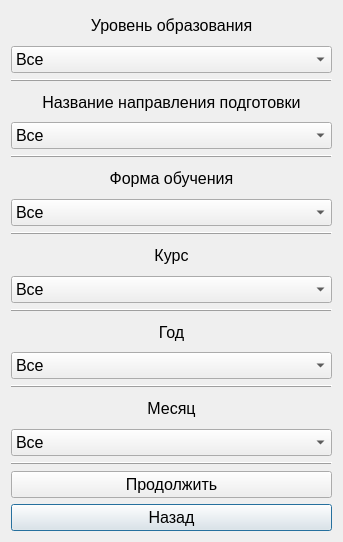
<?xml version="1.0" encoding="UTF-8"?>
<ui version="4.0">
 <class>Dialog</class>
 <widget class="QDialog" name="Dialog">
  <property name="geometry">
   <rect>
    <x>0</x>
    <y>0</y>
    <width>343</width>
    <height>542</height>
   </rect>
  </property>
  <property name="minimumSize">
   <size>
    <width>343</width>
    <height>542</height>
   </size>
  </property>
  <property name="maximumSize">
   <size>
    <width>343</width>
    <height>542</height>
   </size>
  </property>
  <property name="windowTitle">
   <string>StudInStudOut</string>
  </property>
  <property name="windowIcon">
   <iconset>
    <normaloff>Изображения/free-icon-binder-4624080.png</normaloff>Изображения/free-icon-binder-4624080.png</iconset>
  </property>
  <layout class="QGridLayout" name="gridLayout_2">
   <item row="0" column="0">
    <layout class="QGridLayout" name="gridLayout">
     <item row="16" column="1">
      <widget class="QLabel" name="month_label_md">
       <property name="font">
        <font>
         <pointsize>12</pointsize>
        </font>
       </property>
       <property name="text">
        <string>Месяц</string>
       </property>
       <property name="alignment">
        <set>Qt::AlignCenter</set>
       </property>
      </widget>
     </item>
     <item row="1" column="1">
      <widget class="QLabel" name="loe_label_md">
       <property name="font">
        <font>
         <pointsize>12</pointsize>
        </font>
       </property>
       <property name="text">
        <string>Уровень образования</string>
       </property>
       <property name="alignment">
        <set>Qt::AlignCenter</set>
       </property>
      </widget>
     </item>
     <item row="11" column="1">
      <widget class="QComboBox" name="course_combo_box_md">
       <property name="font">
        <font>
         <pointsize>12</pointsize>
        </font>
       </property>
       <item>
        <property name="text">
         <string>Все</string>
        </property>
       </item>
       <item>
        <property name="text">
         <string>1</string>
        </property>
       </item>
       <item>
        <property name="text">
         <string>2</string>
        </property>
       </item>
       <item>
        <property name="text">
         <string>3</string>
        </property>
       </item>
       <item>
        <property name="text">
         <string>4</string>
        </property>
       </item>
       <item>
        <property name="text">
         <string>5</string>
        </property>
       </item>
       <item>
        <property name="text">
         <string>6</string>
        </property>
       </item>
      </widget>
     </item>
     <item row="15" column="1">
      <widget class="Line" name="line_2">
       <property name="frameShadow">
        <enum>QFrame::Raised</enum>
       </property>
       <property name="midLineWidth">
        <number>0</number>
       </property>
       <property name="orientation">
        <enum>Qt::Horizontal</enum>
       </property>
      </widget>
     </item>
     <item row="12" column="1">
      <widget class="Line" name="line_3">
       <property name="frameShadow">
        <enum>QFrame::Raised</enum>
       </property>
       <property name="midLineWidth">
        <number>0</number>
       </property>
       <property name="orientation">
        <enum>Qt::Horizontal</enum>
       </property>
      </widget>
     </item>
     <item row="2" column="1">
      <widget class="QComboBox" name="loe_combo_box_md">
       <property name="font">
        <font>
         <pointsize>12</pointsize>
        </font>
       </property>
       <item>
        <property name="text">
         <string>Все</string>
        </property>
       </item>
       <item>
        <property name="text">
         <string>Бакалавриат</string>
        </property>
       </item>
       <item>
        <property name="text">
         <string>Магистратура</string>
        </property>
       </item>
       <item>
        <property name="text">
         <string>Специалитет</string>
        </property>
       </item>
       <item>
        <property name="text">
         <string>ККМТ</string>
        </property>
       </item>
       <item>
        <property name="text">
         <string>ТТД</string>
        </property>
       </item>
      </widget>
     </item>
     <item row="8" column="1">
      <widget class="QComboBox" name="foe_combo_box_md">
       <property name="font">
        <font>
         <pointsize>12</pointsize>
        </font>
       </property>
       <item>
        <property name="text">
         <string>Все</string>
        </property>
       </item>
       <item>
        <property name="text">
         <string>Очная</string>
        </property>
       </item>
       <item>
        <property name="text">
         <string>Очно-заочная</string>
        </property>
       </item>
       <item>
        <property name="text">
         <string>Заочная</string>
        </property>
       </item>
      </widget>
     </item>
     <item row="17" column="1">
      <widget class="QComboBox" name="month_combo_box_md">
       <property name="font">
        <font>
         <pointsize>12</pointsize>
        </font>
       </property>
       <item>
        <property name="text">
         <string>Все</string>
        </property>
       </item>
      </widget>
     </item>
     <item row="10" column="1">
      <widget class="QLabel" name="course_label_md">
       <property name="font">
        <font>
         <pointsize>12</pointsize>
        </font>
       </property>
       <property name="text">
        <string>Курс</string>
       </property>
       <property name="alignment">
        <set>Qt::AlignCenter</set>
       </property>
      </widget>
     </item>
     <item row="14" column="1">
      <widget class="QComboBox" name="year_combo_box_md">
       <property name="font">
        <font>
         <pointsize>12</pointsize>
        </font>
       </property>
       <item>
        <property name="text">
         <string>Все</string>
        </property>
       </item>
      </widget>
     </item>
     <item row="13" column="1">
      <widget class="QLabel" name="year_label_md">
       <property name="font">
        <font>
         <pointsize>12</pointsize>
        </font>
       </property>
       <property name="text">
        <string>Год</string>
       </property>
       <property name="alignment">
        <set>Qt::AlignCenter</set>
       </property>
      </widget>
     </item>
     <item row="5" column="1">
      <widget class="QComboBox" name="direction_combo_box_md">
       <property name="font">
        <font>
         <pointsize>12</pointsize>
        </font>
       </property>
       <item>
        <property name="text">
         <string>Все</string>
        </property>
       </item>
      </widget>
     </item>
     <item row="6" column="1">
      <widget class="Line" name="line_5">
       <property name="frameShadow">
        <enum>QFrame::Raised</enum>
       </property>
       <property name="midLineWidth">
        <number>0</number>
       </property>
       <property name="orientation">
        <enum>Qt::Horizontal</enum>
       </property>
      </widget>
     </item>
     <item row="9" column="1">
      <widget class="Line" name="line_4">
       <property name="frameShadow">
        <enum>QFrame::Raised</enum>
       </property>
       <property name="midLineWidth">
        <number>0</number>
       </property>
       <property name="orientation">
        <enum>Qt::Horizontal</enum>
       </property>
      </widget>
     </item>
     <item row="20" column="1">
      <widget class="QPushButton" name="back_button_md">
       <property name="font">
        <font>
         <pointsize>12</pointsize>
        </font>
       </property>
       <property name="text">
        <string>Назад</string>
       </property>
      </widget>
     </item>
     <item row="18" column="1">
      <widget class="Line" name="line">
       <property name="frameShadow">
        <enum>QFrame::Raised</enum>
       </property>
       <property name="midLineWidth">
        <number>0</number>
       </property>
       <property name="orientation">
        <enum>Qt::Horizontal</enum>
       </property>
      </widget>
     </item>
     <item row="7" column="1">
      <widget class="QLabel" name="foe_labelmd">
       <property name="font">
        <font>
         <pointsize>12</pointsize>
        </font>
       </property>
       <property name="text">
        <string>Форма обучения</string>
       </property>
       <property name="alignment">
        <set>Qt::AlignCenter</set>
       </property>
      </widget>
     </item>
     <item row="4" column="1">
      <widget class="QLabel" name="direction_label_md">
       <property name="font">
        <font>
         <pointsize>12</pointsize>
        </font>
       </property>
       <property name="text">
        <string>Название направления подготовки</string>
       </property>
       <property name="alignment">
        <set>Qt::AlignCenter</set>
       </property>
      </widget>
     </item>
     <item row="3" column="1">
      <widget class="Line" name="line_6">
       <property name="frameShadow">
        <enum>QFrame::Raised</enum>
       </property>
       <property name="midLineWidth">
        <number>0</number>
       </property>
       <property name="orientation">
        <enum>Qt::Horizontal</enum>
       </property>
      </widget>
     </item>
     <item row="19" column="1">
      <widget class="QPushButton" name="continue_button_md">
       <property name="font">
        <font>
         <pointsize>12</pointsize>
        </font>
       </property>
       <property name="text">
        <string>Продолжить</string>
       </property>
      </widget>
     </item>
    </layout>
   </item>
  </layout>
 </widget>
 <tabstops>
  <tabstop>loe_combo_box_md</tabstop>
  <tabstop>direction_combo_box_md</tabstop>
  <tabstop>foe_combo_box_md</tabstop>
  <tabstop>course_combo_box_md</tabstop>
  <tabstop>year_combo_box_md</tabstop>
  <tabstop>month_combo_box_md</tabstop>
  <tabstop>back_button_md</tabstop>
 </tabstops>
 <resources/>
 <connections/>
</ui>
